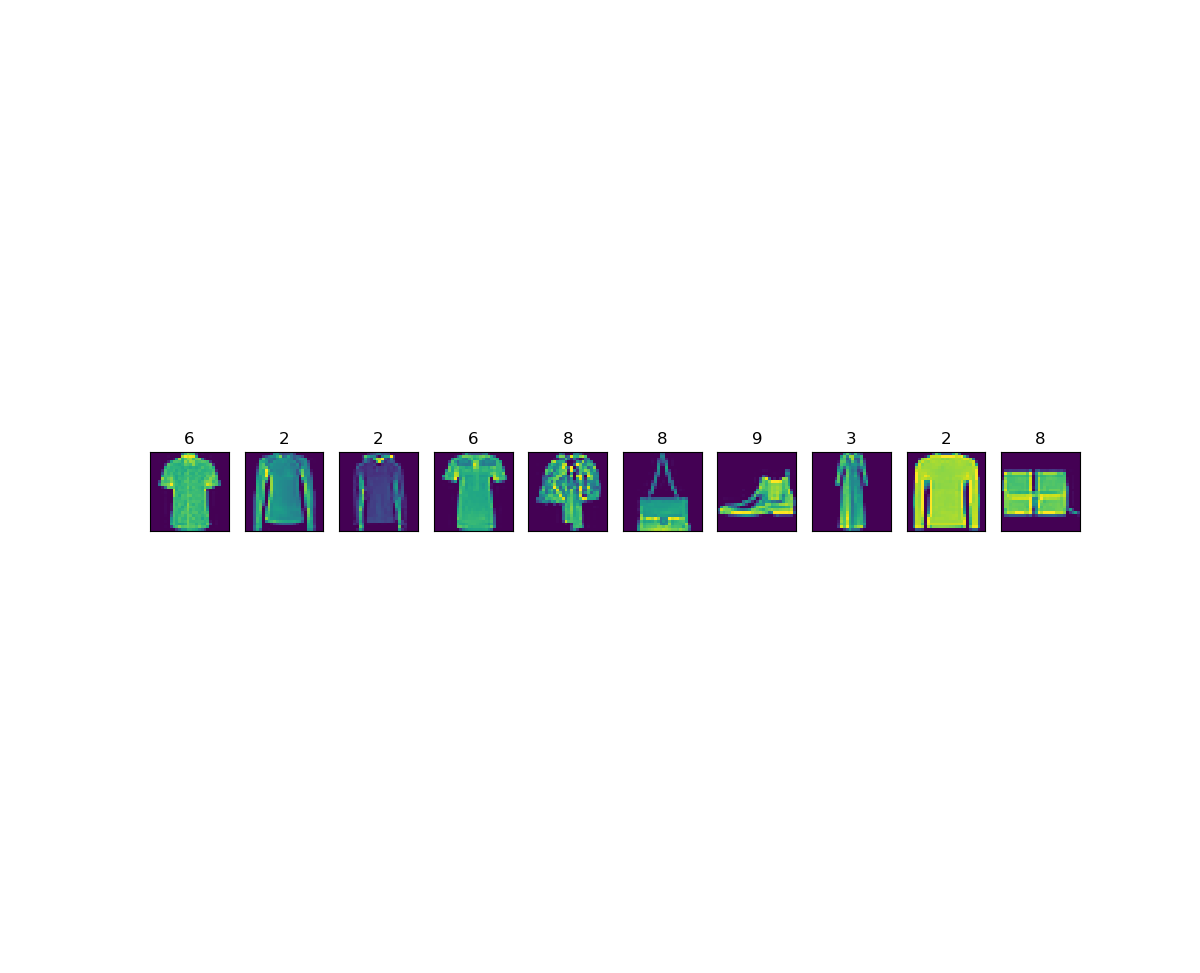

The script that drew this image:
import sys
import utils as d2l
import torch
import torch.nn as nn
import torch.optim as optim
import time


# net
class Flatten(torch.nn.Module):  # 展平操作
    def forward(self, x):
        return x.view(x.shape[0], -1)


class Reshape(torch.nn.Module):  # 将图像大小重定型
    def forward(self, x):
        return x.view(-1, 1, 28, 28)  # (B x C x H x W)


net = torch.nn.Sequential(  # LeNet
    Reshape(),
    nn.Conv2d(in_channels=1, out_channels=6, kernel_size=5, padding=2),  # b*1*28*28  =>b*6*28*28
    nn.Sigmoid(),
    nn.AvgPool2d(kernel_size=2, stride=2),  # b*6*28*28  =>b*6*14*14
    nn.Conv2d(in_channels=6, out_channels=16, kernel_size=5),  # b*6*14*14  =>b*16*10*10
    nn.Sigmoid(),
    nn.AvgPool2d(kernel_size=2, stride=2),  # b*16*10*10  => b*16*5*5
    Flatten(),  # b*16*5*5   => b*400
    nn.Linear(in_features=16 * 5 * 5, out_features=120),
    nn.Sigmoid(),
    nn.Linear(120, 84),
    nn.Sigmoid(),
    nn.Linear(84, 10)
)

# print
X = torch.randn(size=(1, 1, 28, 28), dtype=torch.float32)
for layer in net:
    X = layer(X)
    print(layer.__class__.__name__, 'output shape: \t', X.shape)

# 数据
batch_size = 256
train_iter, test_iter = d2l.load_data_fashion_mnist(batch_size=batch_size, root='input/FashionMNIST2065')
print(len(train_iter))

# 数据展示
import matplotlib.pyplot as plt


def show_fashion_mnist(images, labels):
    d2l.use_svg_display()
    # 这里的_表示我们忽略（不使用）的变量
    _, figs = plt.subplots(1, len(images), figsize=(12, 12))
    for f, img, lbl in zip(figs, images, labels):
        f.imshow(img.view((28, 28)).numpy())
        f.set_title(lbl)
        f.axes.get_xaxis().set_visible(False)
        f.axes.get_yaxis().set_visible(False)
    plt.show()


for Xdata, ylabel in train_iter:
    break
X, y = [], []
for i in range(10):
    print(Xdata[i].shape, ylabel[i].numpy())
    X.append(Xdata[i])  # 将第i个feature加到X中  [1, 28, 28]
    y.append(ylabel[i].numpy())  # 将第i个label加到y中
show_fashion_mnist(X, y)


# This function has been saved in the d2l package for future use
# use GPU
def try_gpu():
    """If GPU is available, return torch.device as cuda:0; else return torch.device as cpu."""
    if torch.cuda.is_available():
        device = torch.device('cuda:0')
    else:
        device = torch.device('cpu')
    return device


device = try_gpu()

# 计算准确率
'''
(1). net.train()
  启用 BatchNormalization 和 Dropout，将BatchNormalization和Dropout置为True
(2). net.eval()
不启用 BatchNormalization 和 Dropout，将BatchNormalization和Dropout置为False
'''


def evaluate_accuracy(data_iter, net, device=torch.device('cpu')):
    """Evaluate accuracy of a model on the given data set."""
    acc_sum, n = torch.tensor([0], dtype=torch.float32, device=device), 0
    for X, y in data_iter:
        # If device is the GPU, copy the data to the GPU.
        X, y = X.to(device), y.to(device)
        net.eval()
        with torch.no_grad():
            y = y.long()
            acc_sum += torch.sum((torch.argmax(net(X), dim=1) == y))  # [[0.2 ,0.4 ,0.5 ,0.6 ,0.8] ,[ 0.1,0.2 ,0.4 ,0.3 ,0.1]] => [ 4 , 2 ]
            n += y.shape[0]
    return acc_sum.item() / n


# 训练函数
def train_ch5(net, train_iter, test_iter, criterion, num_epochs, batch_size, device, lr=None):
    """Train and evaluate a model with CPU or GPU."""
    print('training on', device)
    net.to(device)
    optimizer = optim.SGD(net.parameters(), lr=lr)
    for epoch in range(num_epochs):        # 10
        train_l_sum = torch.tensor([0.0], dtype=torch.float32, device=device)
        train_acc_sum = torch.tensor([0.0], dtype=torch.float32, device=device)
        n, start = 0, time.time()
        for X, y in train_iter:
            net.train()

            optimizer.zero_grad()
            X, y = X.to(device), y.to(device)    # [256, 1, 28, 28], [256,]
            y_hat = net(X)        # [256, 10]
            loss = criterion(y_hat, y)   # 2.3920
            loss.backward()
            optimizer.step()

            with torch.no_grad():
                y = y.long()
                train_l_sum += loss.float()
                train_acc_sum += (torch.sum((torch.argmax(y_hat, dim=1) == y))).float()
                n += y.shape[0]
        test_acc = evaluate_accuracy(test_iter, net, device)
        print('epoch %d, loss %.4f, train acc %.3f, test acc %.3f, time %.1f sec'
              % (epoch + 1, train_l_sum / n, train_acc_sum / n, test_acc, time.time() - start))


# 训练
lr, num_epochs = 0.9, 10


def init_weights(m):
    if type(m) == nn.Linear or type(m) == nn.Conv2d:
        torch.nn.init.xavier_uniform_(m.weight)


net.apply(init_weights)
net = net.to(device)

criterion = nn.CrossEntropyLoss()  # 交叉熵描述了两个概率分布之间的距离，交叉熵越小说明两者之间越接近
train_ch5(net, train_iter, test_iter, criterion, num_epochs, batch_size, device, lr)


# epoch 1, loss 0.0091, train acc 0.104, test acc 0.100, time 133.9 sec
# epoch 2, loss 0.0058, train acc 0.420, test acc 0.628, time 59.7 sec
# epoch 3, loss 0.0034, train acc 0.662, test acc 0.703, time 49.6 sec
# epoch 4, loss 0.0028, train acc 0.721, test acc 0.755, time 49.6 sec
# epoch 5, loss 0.0025, train acc 0.754, test acc 0.741, time 53.3 sec
# epoch 6, loss 0.0022, train acc 0.781, test acc 0.783, time 51.7 sec
# epoch 7, loss 0.0021, train acc 0.796, test acc 0.707, time 49.9 sec
# epoch 8, loss 0.0020, train acc 0.809, test acc 0.799, time 50.5 sec
# epoch 9, loss 0.0018, train acc 0.822, test acc 0.810, time 49.7 sec
# epoch 10, loss 0.0018, train acc 0.831, test acc 0.810, time 52.3 sec


# test
for testdata, testlabe in test_iter:
    testdata, testlabe = testdata.to(device), testlabe.to(device)
    break
print(testdata.shape, testlabe.shape)
net.eval()
y_pre = net(testdata)
print(torch.argmax(y_pre, dim=1)[:10])
print(testlabe[:10])

# tensor([9, 2, 1, 1, 6, 1, 4, 6, 5, 7], device='cuda:0')
# tensor([9, 2, 1, 1, 6, 1, 4, 6, 5, 7], device='cuda:0')
